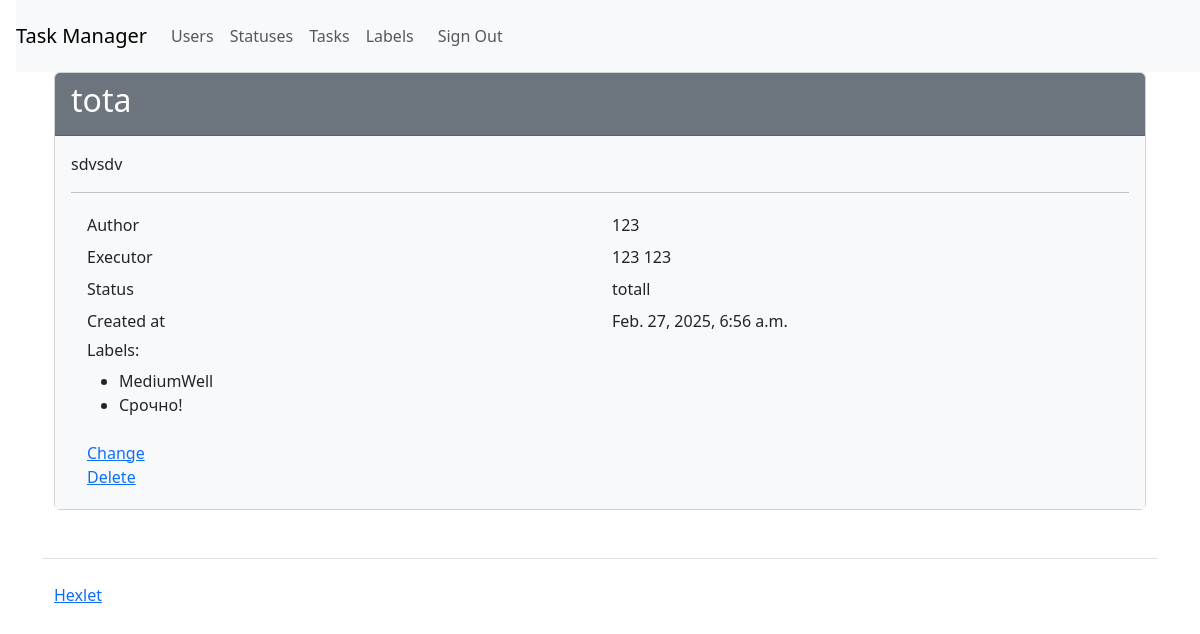
/tasks/10/ (signed in), run on the app's committed database.
### task_manager/tasks/models.py (models this page shows, shortened)
class Task(models.Model):
    name = models.CharField(max_length=200)
    description = models.TextField(null=True, blank=True)
    status = models.ForeignKey(Status, on_delete=models.SET_NULL, null=True, blank=True)
    author = models.ForeignKey(User, on_delete=models.CASCADE, related_name='authored_tasks')
    executor = models.ForeignKey(User, on_delete=models.SET_NULL, null=True, blank=True, related_name='executor_tasks')
    labels = models.ManyToManyField(Label, related_name='labels', blank=True)
    created_at = models.DateTimeField(auto_now_add=True)

### task_manager/statuses/models.py (models this page shows)
class Status(models.Model):
    name = models.CharField(max_length=200)
    created_at = models.DateTimeField(auto_now_add=True)
    def __str__(self):
        return self.name

### task_manager/labels/models.py (models this page shows, shortened)
class Label(models.Model):
    name = models.CharField(max_length=200, unique=True)
    created_at = models.DateTimeField(auto_now_add=True)

### task_manager/tasks/views.py (the view)
# urls.py: path('<int:pk>/', views.TaskDetailView.as_view(), name='task_detail'),
class TaskDetailView(CheckAuthorizationViev, DetailView):
    model = Task
    template_name = 'tasks/task_detail.html'
    context_object_name = 'tasks_detail'

### task_manager/views.py (called while the page is built)
    def dispatch(self, request, *args, **kwargs):
        if not request.user.is_authenticated:
            messages.error(request, _("You are not authorized! Please log in."))
            return redirect('user_login')
        return super().dispatch(request, *args, **kwargs)

### task_manager/templates/tasks/task_detail.html
{% extends "base.html" %}
{% load i18n django_bootstrap5 %}
{% block content %}
<div class="card">
    <div class="card-header bg-secondary text-white">
      <h2>{{ object.name }}</h2>
    </div>
    <div class="card-body bg-light">
      <p>{{ object.description }}</p>
      <hr>
      <div class="container">
        <div class="row p-1">
          <div class="col">{% translate 'Author' %}</div>
          <div class="col">{{ object.author }}</div>
        </div>
        <div class="row p-1">
          <div class="col">{% translate 'Executor' %}</div>
          <div class="col">{{ object.executor.first_name}} {{object.executor.last_name }}</div>
        </div>
        <div class="row p-1">
          <div class="col">{% translate 'Status' %}</div>
          <div class="col">{{ object.status }}</div>
        </div>
        <div class="row p-1">
          <div class="col">{% translate 'Created at' %}</div>
          <div class="col">{{ object.created_at }}</div>
        </div>
        <div class="row p-1">
          <div class="col">
            <h6>{% translate 'Labels:' %}</h6>
            <ul>
              {% for label in object.labels.all %}
                <li>{{ label.name }}</li>
              {% endfor %}
            </ul>
          </div>
        </div>
        <div class="row p-1">
          <div class="col">
            <a href="{% url 'task_update' pk=object.id %}">{% translate 'Change' %}</a>
            <br>
            <a href="{% url 'task_delete' pk=object.id %}">{% translate 'Delete' %}</a>
          </div>
        </div>
      </div>
    </div>
  </div>
{% endblock %}

### data on the page
Task: name "tota", description "sdvsdv", author "123", executor.first_name "123", executor.last_name "123", status "totall", created_at "Feb. 27, 2025, 6:56 a.m."
Label: name "MediumWell"
Label: name "Срочно!"
